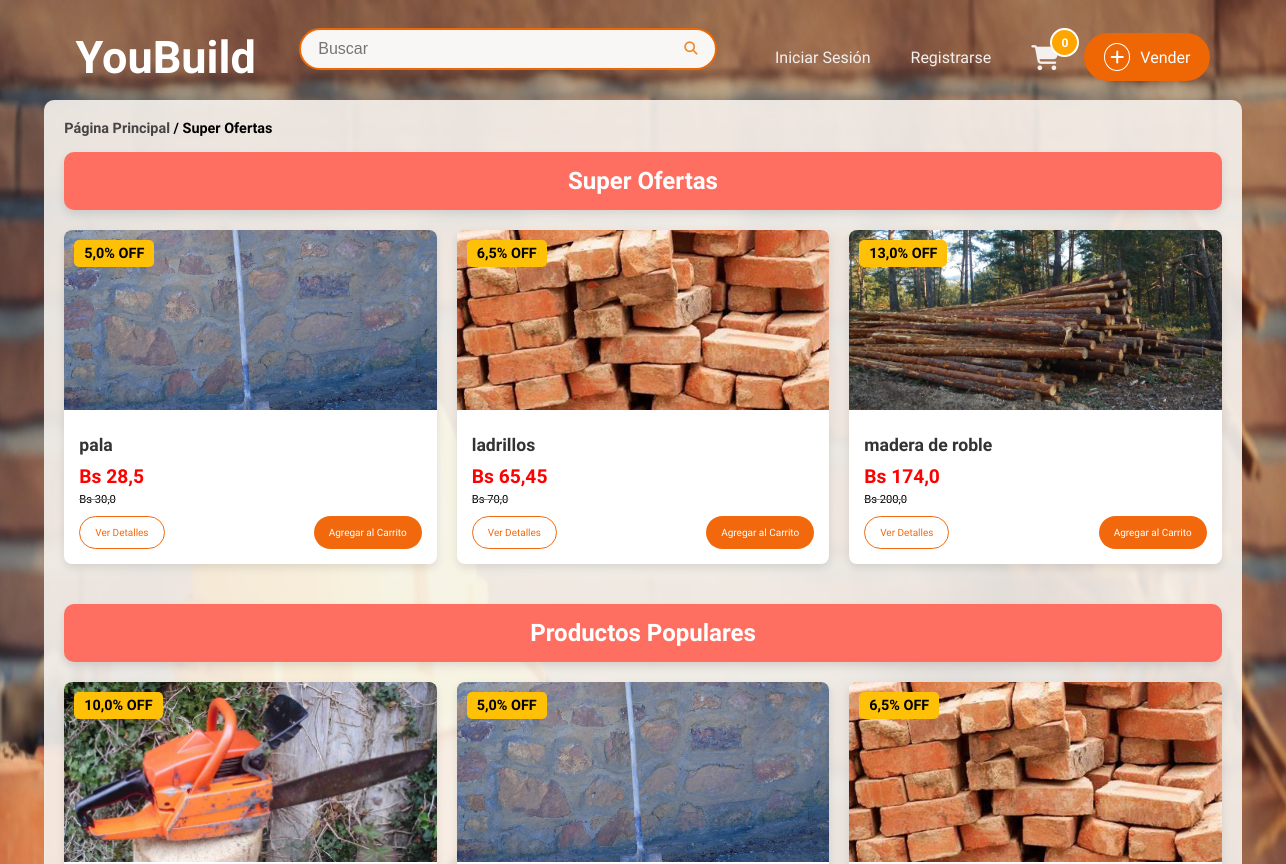
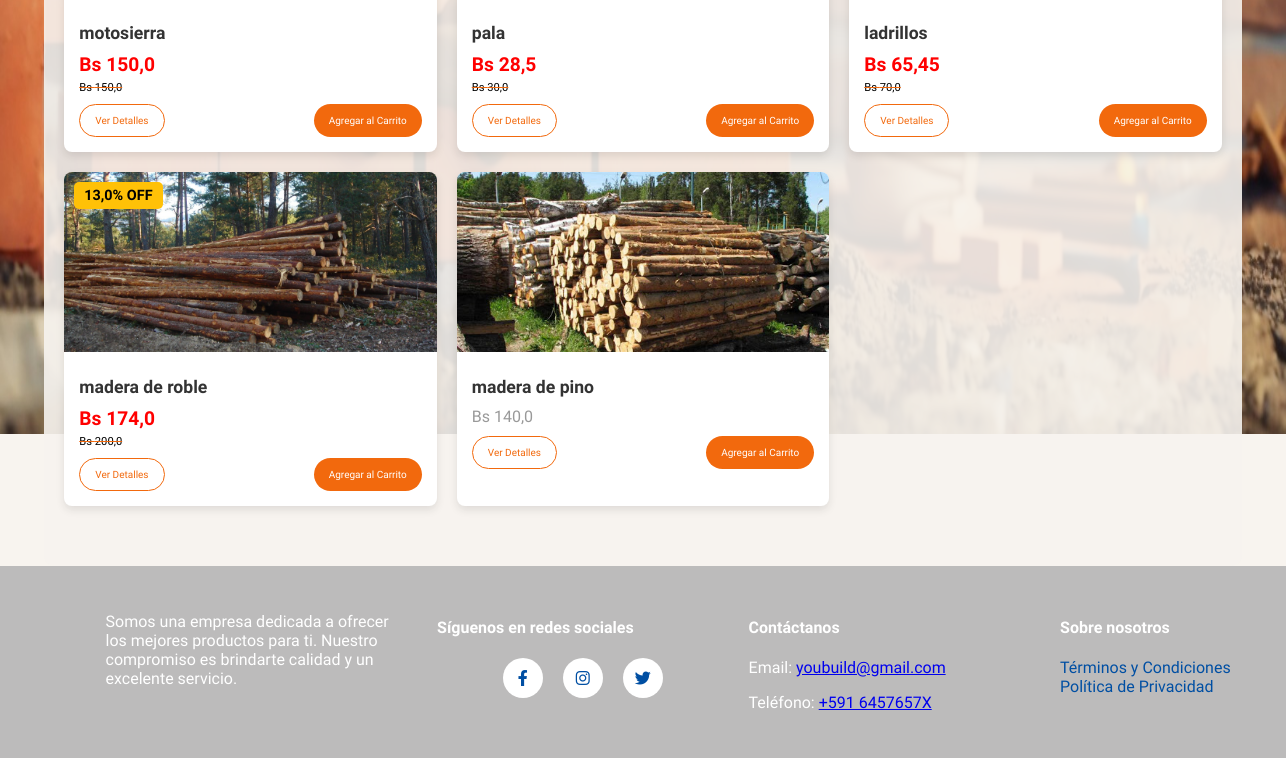
Page /productosOfertados/ on the earlier database version (2 pictures, top to bottom).
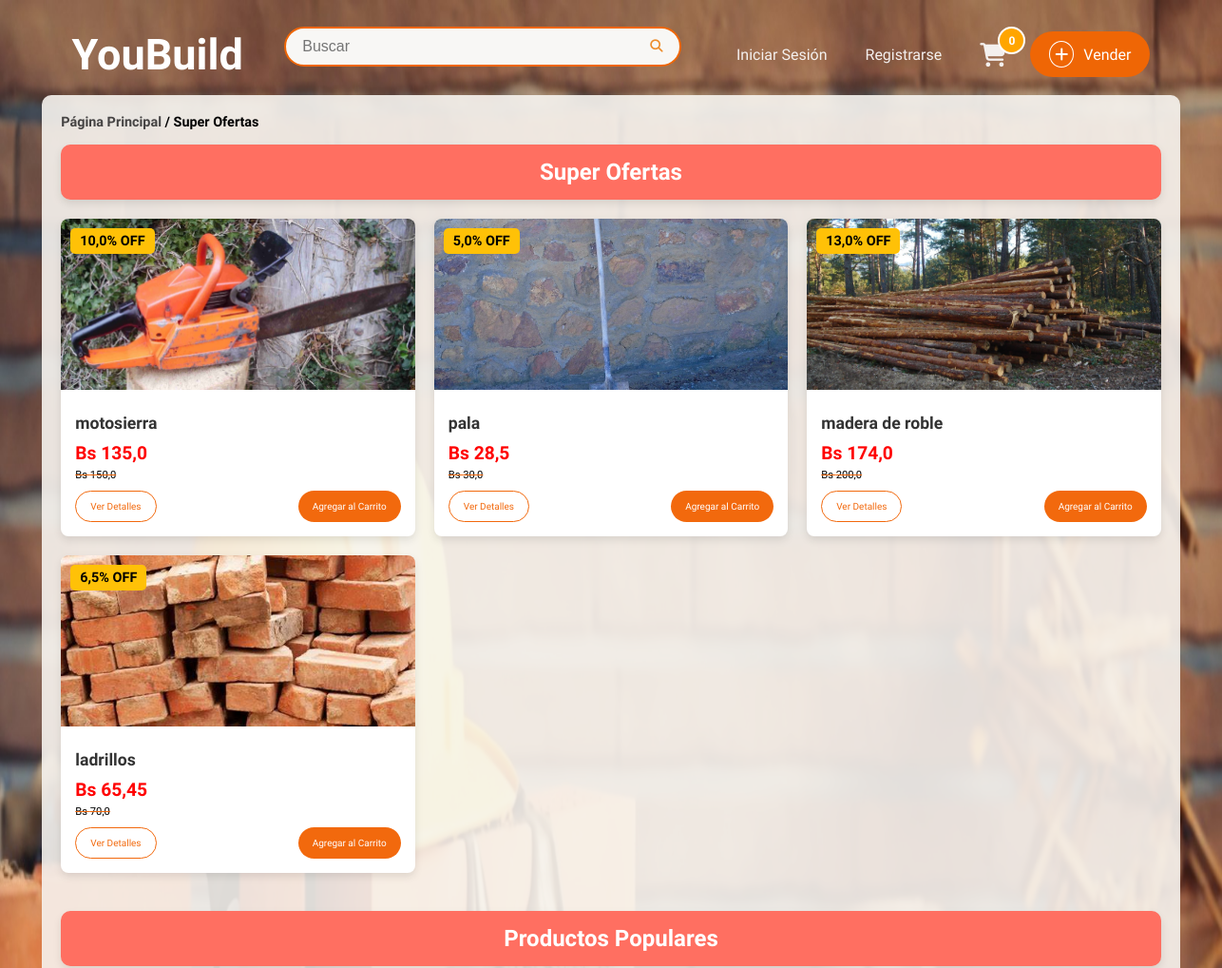
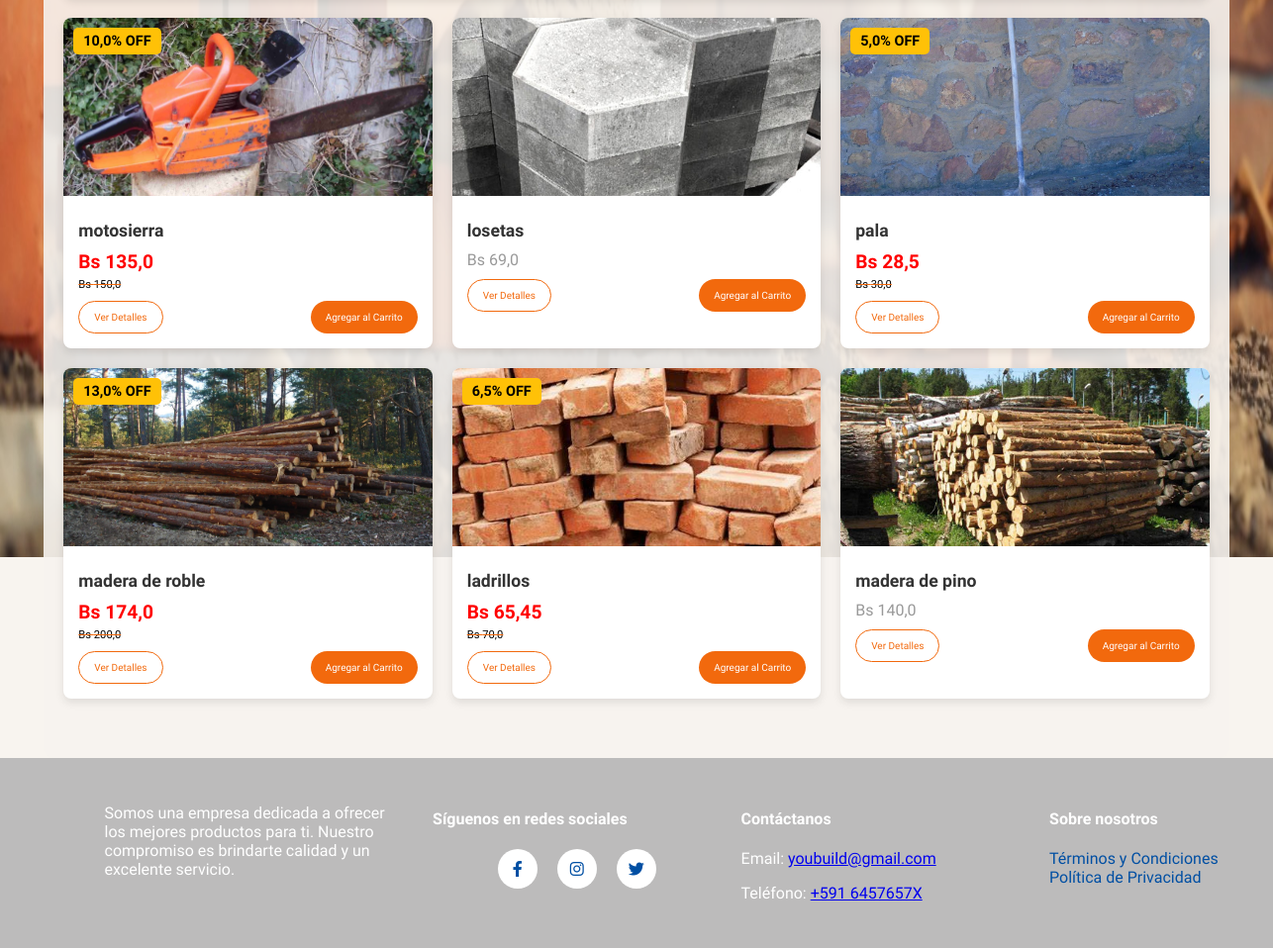
Same page on the later database version (2 pictures, top to bottom).
### sistema/models.py (models this page shows, shortened)
class ProductoDb(models.Model):
    ESTADO_CHOICES = [
        ('disponible', 'Disponible'),
        ('promocion', 'En Promoción'),
        ('vendido', 'Vendido'),
    ]
    nombre = models.CharField(max_length=50, verbose_name="Nombre")
    detalle = models.TextField(max_length=500, verbose_name="Detalle")
    precio = models.FloatField(verbose_name="Precio", validators=[MinValueValidator(0.0), MaxValueValidator(99999.9)])
    descuento = models.FloatField(default=0.0, validators=[MinValueValidator(0.0), MaxValueValidator(100.0)], verbose_name="Descuento (%)")
    estado = models.CharField(max_length=10, choices=ESTADO_CHOICES, default='disponible', verbose_name="Estado del Producto")
    fecha_inicio_promocion = models.DateTimeField(null=True, blank=True, verbose_name="Inicio de Promoción")
    fecha_fin_promocion = models.DateTimeField(null=True, blank=True, verbose_name="Fin de Promoción")
    disponible = models.BooleanField(default=True, verbose_name="Disponible para la venta")  # Para activar o desactivar el producto manualmente
    categoria_fk = models.ForeignKey(CategoriaDb, on_delete=models.CASCADE, null=True, blank=True)
    usuario_fk = models.ForeignKey(UsuarioDB, on_delete=models.CASCADE, null=True, blank=True)
    municipio_fk = models.ForeignKey(MunicipioDB, on_delete=models.CASCADE, null=True, blank=True, verbose_name="Municipio")
    direccion_1 = models.CharField(max_length=255, verbose_name="Dirección 1", null=True, blank=True)
    visitas = models.PositiveIntegerField(default=0, verbose_name="Visitas")
    cantidad = models.IntegerField(default=1)
    class Meta:
        db_table = "productos"
        verbose_name = "Producto"
        verbose_name_plural = "Productos"
    def precio_final(self):
        if self.esta_en_promocion():
            return self.precio * (1 - self.descuento / 100)
        return self.precio
    def esta_en_promocion(self):
        ahora = timezone.now()
        return (
            self.estado == 'promocion' and
            self.fecha_inicio_promocion and
            self.fecha_fin_promocion and
            self.fecha_inicio_promocion <= ahora <= self.fecha_fin_promocion
        )

class ImagenProductoDB(models.Model):
    producto_fk = models.ForeignKey(ProductoDb, on_delete=models.CASCADE, related_name="imagenes")
    imagen = models.ImageField(upload_to="productos", null=True)
    class Meta:
        verbose_name = "Imagen"
        verbose_name_plural = "Imágenes"

### sistema/views.py (the view)
# urls.py: path('productosOfertados/', lista_productosOfert, name='Productos_Oferta'),
def lista_productosOfert(request):
    productos, productos_oferta = obtener_productos_oferta()
    layout_template = 'layoutReg.html' if request.user.is_authenticated else 'layout.html'
    return render(request, 'ListaProductOferta.html', {
        'productos': productos,
        'productos_oferta': productos_oferta,
        'layout_template': layout_template,  # Pasamos el layout base según el estado del usuario
    })

### sistema/context_processors.py (called while the page is built)
def cart_count(request):
    if request.user.is_authenticated:  # Only fetch the cart count for logged-in users
        try:
            usuario = request.user.usuariodb
            cart_count = CarritoProductoDB.objects.filter(carrito_fk__usuario_fk=usuario).aggregate(
                total_quantity=Sum('cantidad')
            )['total_quantity'] or 0
        except UsuarioDB.DoesNotExist:
            cart_count = 0
    else:
        cart_count = 0
    return {'cart_count': cart_count}

def user_profile(request):
    if request.user.is_authenticated:
        return {"usuario": request.user.usuariodb}
    return {}

### sistema/views.py (called while the page is built)
def obtener_productos_oferta():
    productos = ProductoDb.objects.all().order_by('-visitas')
    productos_oferta = [producto for producto in productos if producto.esta_en_promocion()]
    return productos, productos_oferta

### sistema/templates/ListaProductOferta.html (shortened to what this page needs)
{% extends layout_template %}
{% load static %}
{% block content %}
<link rel="stylesheet" href="{% static 'ListaOferta.css' %}">
<div class="container">
    <nav class="breadcrumb">
        <a href="{% url 'index' %}" class="breadcrumb-link">Página Principal</a> / <span class="breadcrumb-current">Super Ofertas</span>
    </nav>
    <div class="titulo-container">
        <h1 class="titulo">Super Ofertas</h1>
    </div>
    <div class="productos-grid">
        {% if productos_oferta %}
            {% for producto in productos_oferta %}
            <div class="producto-card">
                <div class="producto-descuento">
                    {{ producto.descuento }}% OFF
                </div>
                <img src="{{ producto.imagenes.first.imagen.url }}" alt="{{ producto.nombre }}">
                <div class="producto-info">
                    <h3 class="producto-nombre">{{ producto.nombre }}</h3>
                    <p class="producto-precio">
                        <span class="precio-descuento">Bs {{ producto.precio_final }}</span>
                        <span class="precio-original">Bs {{ producto.precio }}</span>
                    </p>
                    <div class="botones">
                        <button class="btn-detalles"onclick="verDetalles({{ producto.id }})">Ver Detalles</button>
                        <button class="btn-carrito">Agregar al Carrito</button>
                    </div>
                </div>
            </div>
            {% endfor %}
        {% else %}
            <p>No hay productos en oferta disponibles en este momento.</p>
        {% endif %}
    </div>
    <div class="titulo-container">
    <h1 class="titulo">Productos Populares</h1>
    </div>
    <div class="productos-grid">
        {% if productos %}
            {% for producto in productos %}
            <div class="producto-card">
                {% if producto.estado == "promocion" %}
                <div class="producto-descuento">
                    {{ producto.descuento }}% OFF
                </div>
                {% endif %}
                <img src="{{ producto.imagenes.first.imagen.url }}" alt="{{ producto.nombre }}">
                <div class="producto-info">
                    <h3 class="producto-nombre">{{ producto.nombre }}</h3>
                    <p class="producto-precio">
                        {% if producto.estado == "promocion" %}
                            <span class="precio-descuento">Bs {{ producto.precio_final }}</span>
                            <span class="precio-original">Bs {{ producto.precio }}</span>
                        {% else %}
                            Bs {{ producto.precio }}
                        {% endif %}
                    </p>
                    <div class="botones">
                        <button class="btn-detalles"onclick="verDetalles({{ producto.id }})">Ver Detalles</button>
                        <button class="btn-carrito">Agregar al Carrito</button>
                    </div>
                </div>
            </div>
            {% endfor %}
        {% else %}
            <p>No hay productos disponibles en este momento.</p>
        {% endif %}
    </div>
</div>
{% endblock %}

Differences in the rows shown:
now on one of the page's lists (row edited): ProductoDb: descuento "10,0", nombre "motosierra", precio_final "135,0", precio "150,0"
changed ProductoDb "motosierra": precio_final "150,0" → "135,0"
shown differently, row unchanged: ProductoDb "madera de roble": moves up the list
added ProductoDb: imagenes.first.imagen (picture), nombre "losetas", precio "69,0", shown under "Productos Populares"
